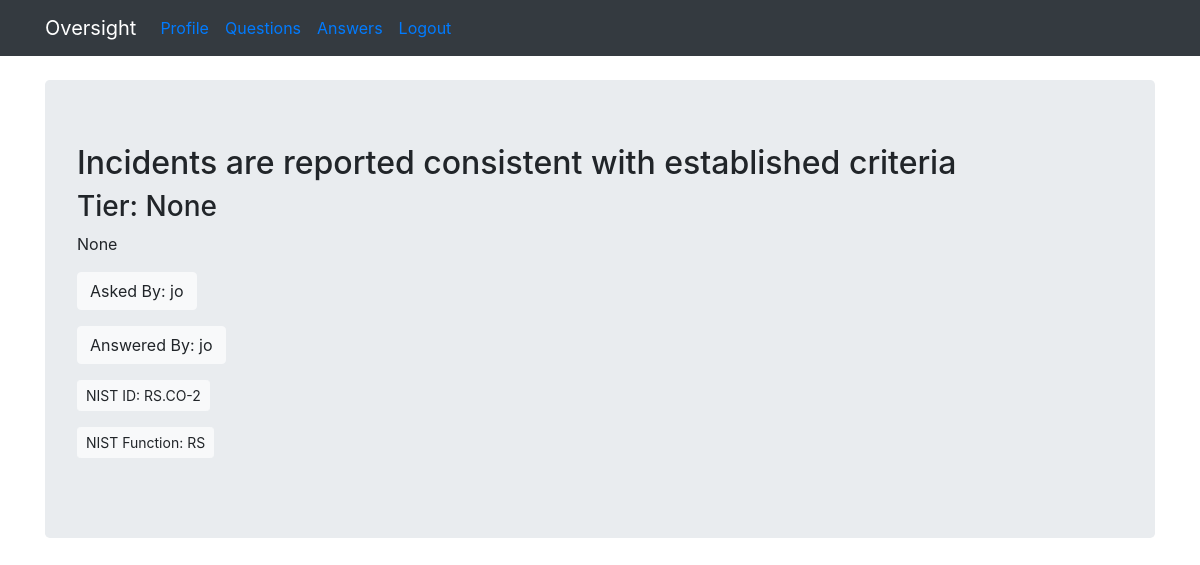
The app's page /question/89 (signed in), older data.
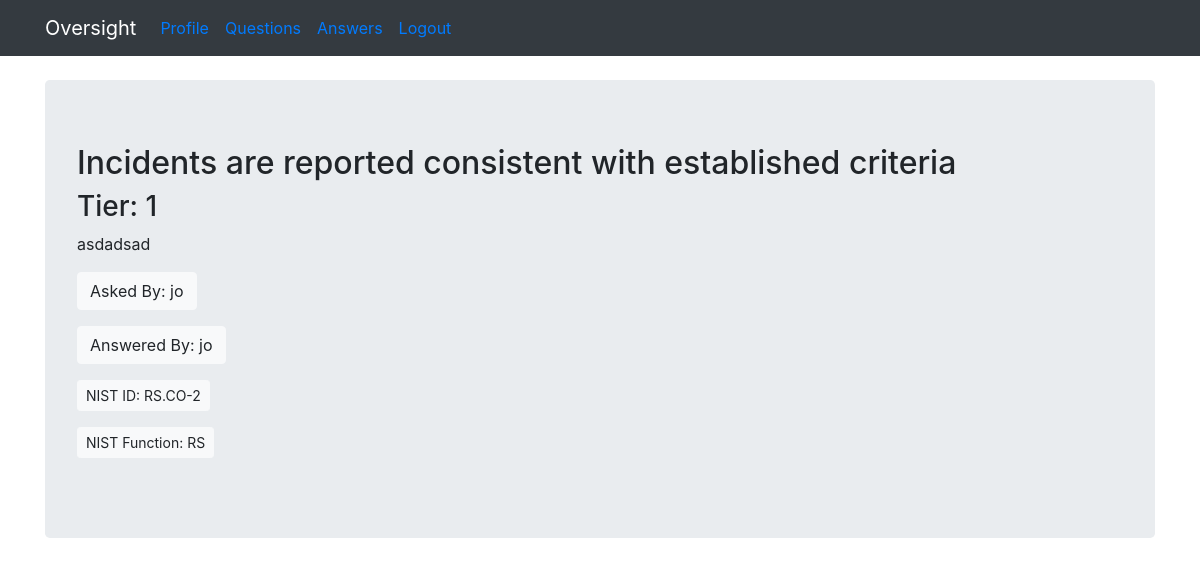
The same page, newer data.
### flaskqa/models.py (models this page shows)
class Question(db.Model):
    id = db.Column(db.Integer, primary_key=True)
    question = db.Column(db.Integer)
    answer = db.Column(db.Integer)
    asked_by_id = db.Column(db.Integer, db.ForeignKey('user.id'))
    expert_id = db.Column(db.Integer, db.ForeignKey('user.id'))
    nist_id = db.Column(db.String)
    nist_function = db.Column(db.String)
    nist_subcategory = db.Column(db.String)
    justification = db.Column(db.Text)

### flaskqa/routes/main.py (the view)
@main.route('/question/<int:question_id>', methods=['GET', 'POST'])
@login_required
def question(question_id):
    if not current_user.expert:
        return redirect(url_for('main.index'))
    question = Question.query.get_or_404(question_id)
    if request.method == 'POST':
        question.answer = request.form['answer']
        db.session.commit()
        return redirect(url_for('main.unanswered'))
    context = {
        'question' : question
    }
    return render_template('question.html', **context)

### flaskqa/__init__.py (called while the page is built)
def create_app(config_file='settings.py'):
    app = Flask(__name__)
    app.config.from_pyfile(config_file)
    app.secret_key = b'\x10\x06@.\xcb\xac\xdb\xa7\xe8\x8d\xedi\x80O\ta.\xcc\x8a\x03&\x10C&'
    db.init_app(app)
    login_manager.init_app(app)
    login_manager.login_view = 'auth.login'
    @login_manager.user_loader
    def user_loader(user_id):
        return User.query.get(user_id)
    app.register_blueprint(main)
    app.register_blueprint(auth)
    app.cli.add_command(create_tables)
    return app

### flaskqa/templates/question.html (shortened to what this page needs)
{% extends 'base.html' %}
{% block content %}
<div class="jumbotron">
        <h2>{{ question.question }}</h2>
        <h3>Tier: {{ question.answer }}</h3>
        <p>{{ question.justification }}</p>
        <p><a class="btn btn-light btn-md">Asked By: {{ question.asker.name }}</a></p>
        <p><a class="btn btn-light btn-md">Answered By: {{ question.expert.name }}</a></p>
        <p><a class="btn btn-light btn-sm">NIST ID: {{ question.nist_id }}</a></p>
        <p><a class="btn btn-light btn-sm">NIST Function: {{ question.nist_function }}</a></p>
      </div>
{% endblock %}

Row changes from the older to the newer data that the page shows:
changed Question "Incidents are reported consistent with established criteria": answer "None" → "1"; justification "None" → "asdadsad"
